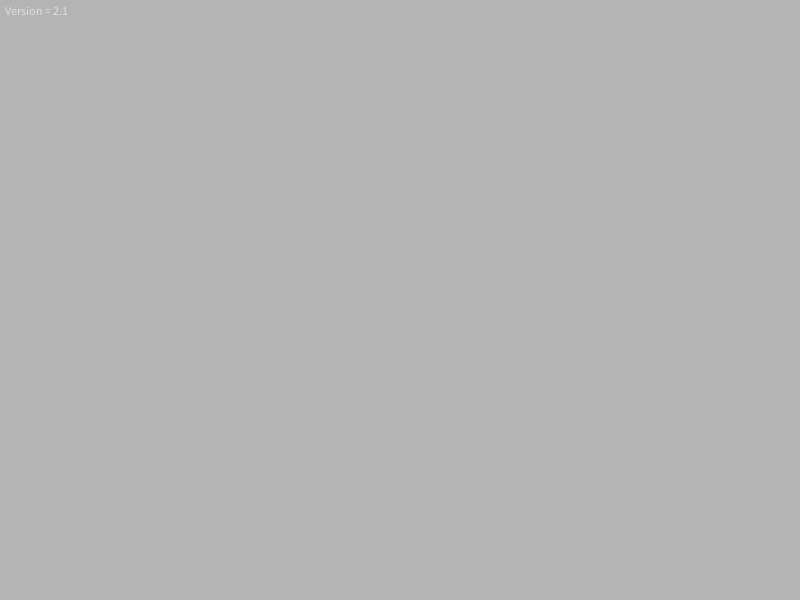
Frame 1 (no input)
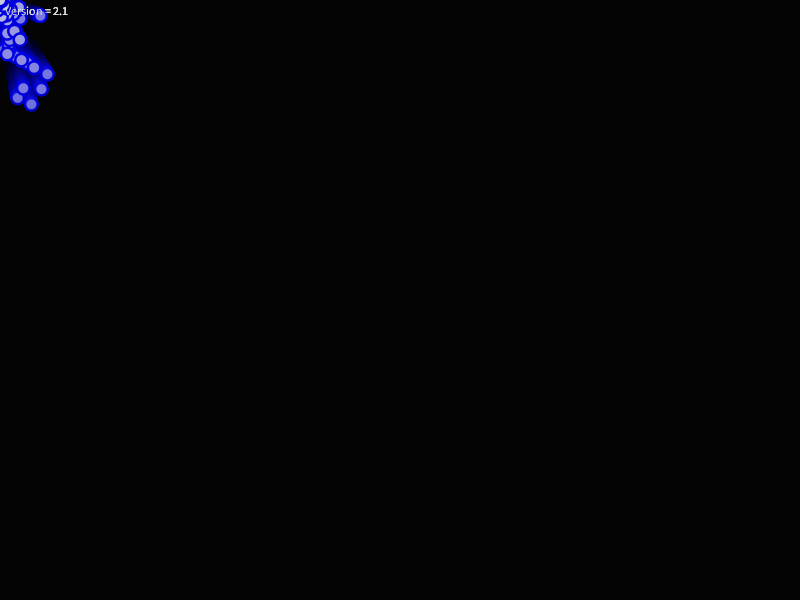
Frame 60 (the mouse pressed at the canvas centre just before this capture)
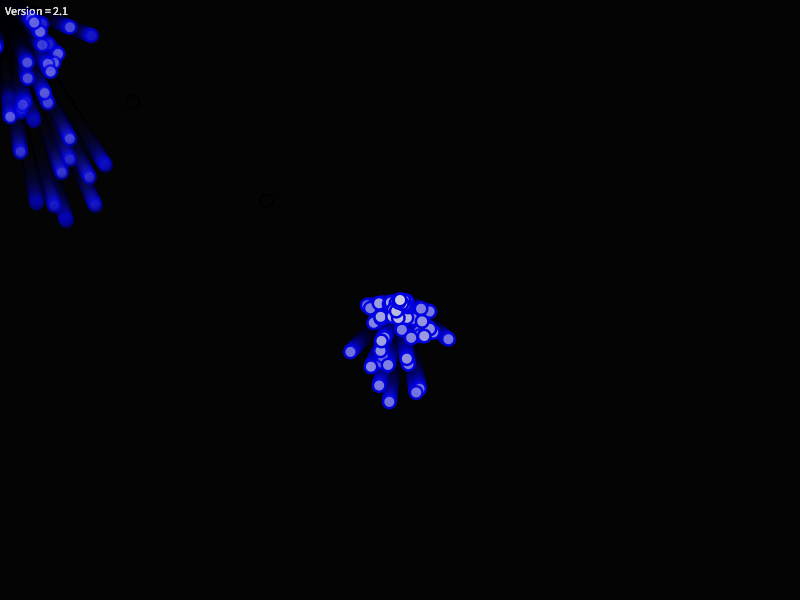
Frame 120 (the mouse held since frame 60 and released just before this capture)

The Processing sketch that drew these frames (run headless with seeded random() and noise(); from frame 60 on, the mouse is pressed at the canvas centre):

// Processing sketch: Particulas_2_1
// ── Particulas_2_1.pde
ParticleSystem ps;
float Version = 2.1;

void setup(){
  size(800,600);
  ps = new ParticleSystem();
  smooth();
  noStroke();
  
  //for(int n = 0; n < 30; n++)ps.anyadir();
}

void draw(){
  //background(0);
  fill(0,30);
  rect(0, 0, width, height);
  ps.actu();
  ps.anyadir();
  fill(225);
  text("Version = "+Version, 5, 15);
}

// ── Particle.pde
class Particle {
  float x, y, velx, vely, friccionx, fricciony, vida;
  Particle(float _x, float _y, float _velx, float _vely, float _vida) {
    x = _x;  
    y = _y; 
    velx = _velx+random(-3, 3);
    vely = _vely+random(-3, 3);
    vida = _vida;
  }

  void actu() {
    float q = (vida);

    fill(0, 0, 225, q+100);
    ellipse(x, y, 15, 15);

    //fill(0, 0, 225, 20);
    //ellipse(x, y, 30, 30);

    fill(225, q);
    ellipse(x, y, 10, 10);



    x = x-velx/3;
    y = y-vely/3;

    y = y + 1;

    vida -= 2;
  }


  void andar_muerto() {
  }
} 


// ── ParticleSystem.pde
class ParticleSystem {

  ArrayList particulas; 

  ParticleSystem() {
    particulas = new ArrayList();
  }

  void actu() {
    for (int i = 0; i < particulas.size(); i++) {
      Particle a = (Particle) particulas.get(i);
      a.actu();
      if(a.vida < 0) particulas.remove(i);
    }
  }

  void anyadir() {
    float velx = -(pmouseX-mouseX); 
    float vely = -(pmouseY-mouseY);
    particulas.add(new Particle(mouseX,mouseY,velx,vely, 225));
  }
} 
